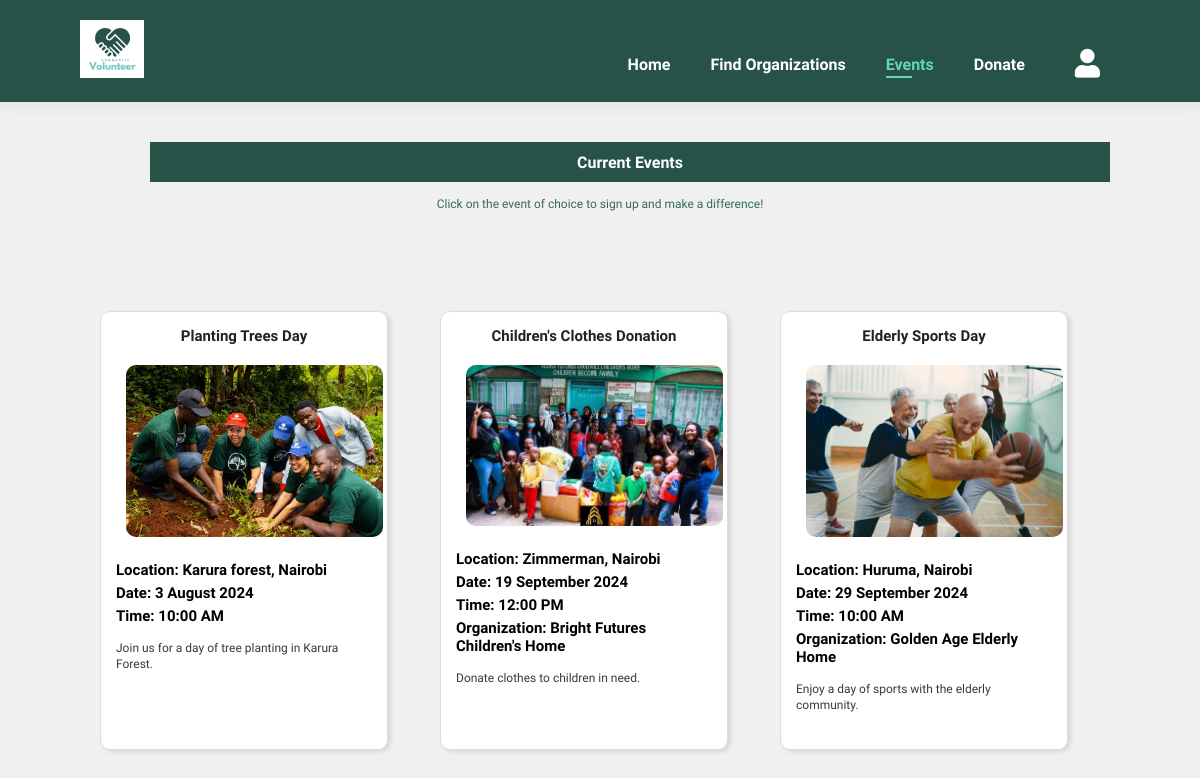
/events/, run on an earlier commit of the app's database.
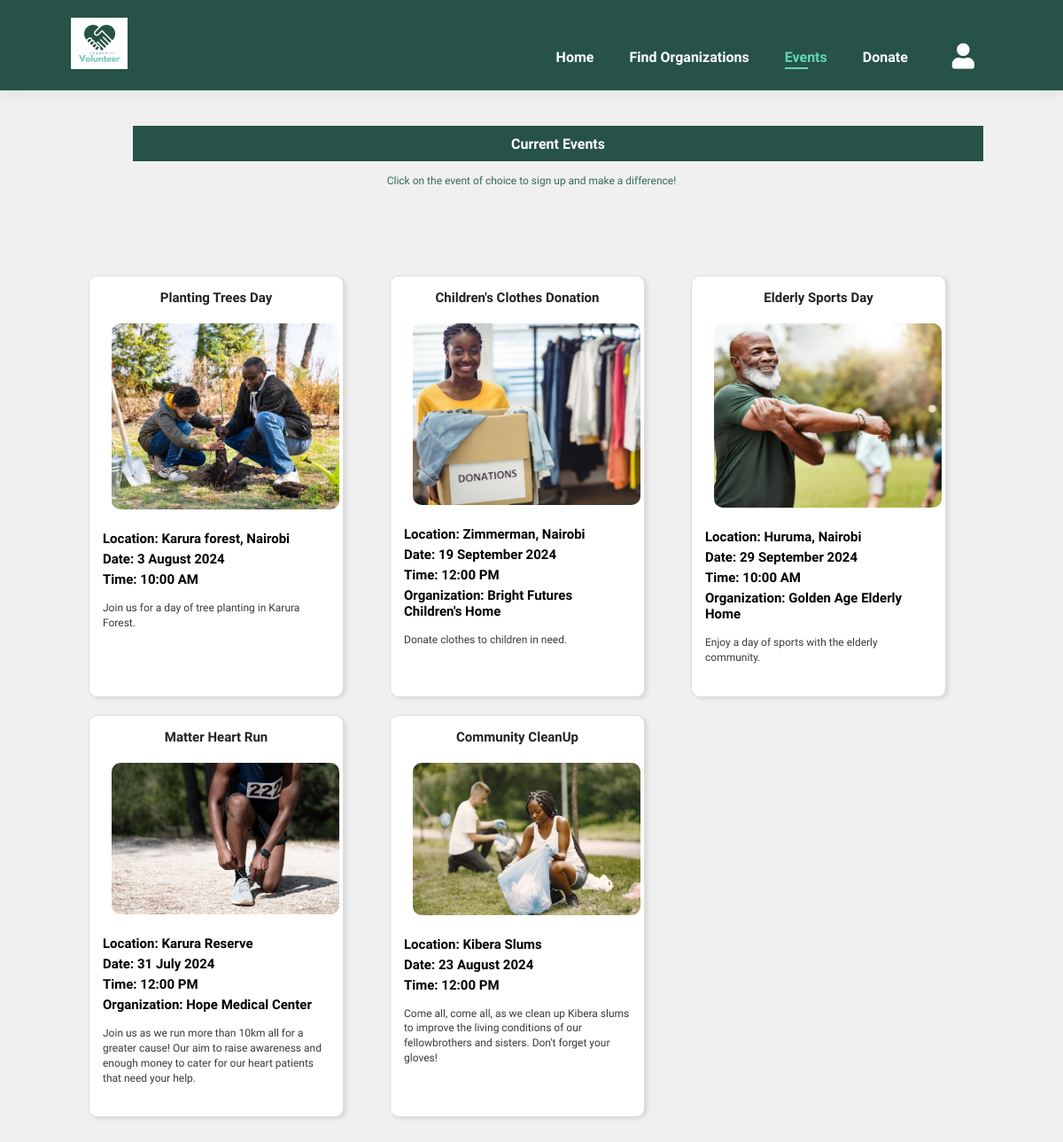
And on a later commit of the database.
### app/models.py (models this page shows, shortened)
class Event(models.Model):
    name = models.CharField(max_length=100)
    description = models.TextField()
    location = models.CharField(max_length=100)
    date_time = models.DateTimeField()
    image = models.ImageField(upload_to='event_images/')
    organization = models.ForeignKey(Organization, related_name='events', on_delete=models.CASCADE, blank=True, null=True)
    attendees_count = models.PositiveIntegerField(default=0)

class Organization(models.Model):
    ORGANIZATION_TYPES = [
        ('Elderly Homes', 'Elderly Homes'),
        ('Hospitals & Clinics', 'Hospitals & Clinics'),
        ('Children Homes', 'Children Homes'),
    ]
    name = models.CharField(max_length=100)
    description = models.TextField()
    location = models.CharField(max_length=100)
    image = models.ImageField(upload_to='organization_images/')
    type = models.CharField(max_length=25, choices=ORGANIZATION_TYPES)

### app/views.py (the view)
# urls.py: path('events/', views.events, name='events'),
def events(request):
    now = timezone.now()
    events = Event.objects.filter(date_time__gt=now)
    context = {
        'events': events,
    }
    return render(request, 'events.html', context)

### app/templates/events.html (shortened to what this page needs)
{% load static %}
<!DOCTYPE html>
<html lang="en">
<head>
    <link rel="stylesheet" href="https://cdnjs.cloudflare.com/ajax/libs/font-awesome/5.15.4/css/all.min.css" />
    <link rel="stylesheet" href="{% static 'css/home.css' %}">
    <link rel="stylesheet" href="{% static 'css/events.css' %}">
</head>
<body>
    <section id="header">
        <a href="{% url 'home' %}"><img src="{% static 'img/logo-h.png' %}" class="logo" alt=""></a>
        <div>
            <ul id="navbar">
                <li><a href="{% url 'home' %}">Home</a></li>
                <li><a href="{% url 'opportunityvolunteer' %}">Find Organizations</a></li>
                <li><a class="active" href="{% url 'events' %}">Events</a></li>
                <li><a href="{% url 'donations' %}">Donate</a></li>
                <li><a href="{% url 'profile' %}"><i class="fas fa-user"></i> </a></li>
            </ul>
        </div>
    </section>
    <section id="banner" class="section-m1">
        <div class="banner-content">
            <h4 >
                Current Events</h4>
        </div>
        <p style="text-align: center; font-weight: 500; font-size: 12px;"> Click on the event of choice to sign up and make a difference! </p>
    </section>
    <section id="events" class="section-p1">
        <div class="event-container">
            {% for event in events %}
            <div class="event" onclick="showSignupModal('{{ event.id }}')">
                <h4>{{ event.name }}</h4>
                <img src="{{ event.image.url }}" alt="{{ event.name }}">
                <div class="event-desc">
                    <h5>Location: {{ event.location }}</h5>
                    <h5>Date: {{ event.date_time|date:"j F Y" }}</h5>
                    <h5>Time: {{ event.date_time|time:"h:i A" }}</h5>
                    {% if event.organization %}
                    <h5>Organization: {{ event.organization.name }}</h5>
                    {% endif %}
                    <p>{{ event.description }}</p>
                </div>
            </div>
            {% endfor %}
        </div>
    </section>
</body>
</html>

### app/static/css/home.css (style rules this page uses)
* { margin: 0; padding: 0; box-sizing: border-box; font-family: "Spartan", sans-serif; }
html { scroll-behavior: smooth; }
h4 { font-size: 16px; color: #222; }
p { font-size: 11px; color: #465b52; margin: 15px 0 20px 0; }
.section-p1 { padding: 40px 80px; }
.section-m1 { margin: 40px 0; }
body { width: 100%; }
#header { display: flex; align-content: center; justify-content: space-between; padding: 20px 80px; background-color: #265247; box-shadow: 0 5px 15px rgb(0, 0, 0, 0.06); z-index: 999; position: sticky; top: 0; left: 0; }
#navbar { display: flex; align-items: center; justify-content: center; }
#navbar li { list-style: none; margin-top: 30px; padding: 0 20px; position: relative; }
#navbar li a { text-decoration: none; font-size: 16px; font-weight: 600; color: white; transition: 0.3s ease; }
#navbar li a:hover, #navbar li a.active { color: #64d6ba; }
#navbar li a.active::after, #navbar li a:hover::after { content: ""; width: 30%; height: 2px; background-color: #64d6ba; position: absolute; bottom: -4px; left: 20px; }
#product1 h2, p { color: #34695c; }
#banner .banner-content { display: flex; flex-direction: column; justify-content: center; align-items: center; text-align: center; background-color:#265247; opacity: 1.0; height: 40px; width: 80%; margin-left: 150px; background-size: cover; }
#banner .banner-content h4 { color: white; }
body { font-family: Arial, sans-serif; margin: 0; padding: 0; background-color: #f0f0f0; }

### app/static/css/events.css (style rules this page uses)
* { margin: 0; padding: 0; box-sizing: border-box; font-family: "Spartan", sans-serif; }
html { scroll-behavior: smooth; }
h4 { font-size: 16px; color: #222; }
p { font-size: 11px; color: #465b52; margin: 15px 0 20px 0; }
.section-p1 { padding: 40px 80px; }
.section-m1 { margin: 40px 0; }
body { width: 100%; }
#header { display: flex; align-content: center; justify-content: space-between; padding: 20px 80px; background-color: #265247; box-shadow: 0 5px 15px rgb(0, 0, 0, 0.06); z-index: 999; position: sticky; top: 0; left: 0; }
#navbar { display: flex; align-items: center; justify-content: center; }
#navbar li { list-style: none; margin-top: 30px; padding: 0 20px; position: relative; }
#navbar li a { text-decoration: none; font-size: 16px; font-weight: 600; color: white; transition: 0.3s ease; }
#navbar li a:hover, #navbar li a.active { color: #64d6ba; }
#navbar li a.active::after, #navbar li a:hover::after { content: ""; width: 30%; height: 2px; background-color: #64d6ba; position: absolute; bottom: -4px; left: 20px; }
#product1 h2, p { color: #34695c; }
#banner .banner-content { display: flex; flex-direction: column; justify-content: center; align-items: center; text-align: center; background-color:#265247; opacity: 1.0; height: 40px; width: 80%; margin-left: 150px; background-size: cover; }
#banner .banner-content h4 { color: white; }
body { font-family: Arial, sans-serif; margin: 0; padding: 0; background-color: #f0f0f0; }
.event-container { display: grid; grid-template-columns: repeat(3, 1fr); gap: 20px; margin: 20px; }
.event { background-color: #fff; border: 1px solid #ddd; border-radius: 8px; overflow: hidden; box-shadow: 0 2px 4px rgba(0, 0, 0, 0.1); transition: transform 0.2s; cursor: pointer; }
.event img { width: 100%; height: 200px; object-fit: cover; }
.event-desc { padding: 15px; }
.event h4 { margin: 0 0 10px; font-size: 1.25rem; }
.event h5 { margin: 5px 0; font-size: 1rem; }
.event p { font-size: 0.9rem; color: #555; line-height: 1.4; }

### app/templates/events.html (style rules this page uses)
#navbar li a i { font-size: 1.8em; color: #fff; margin-left: 10px; }
.event { background-color: #fff; border: 1px solid #ddd; border-radius: 10px; overflow: hidden; box-shadow: 3px 2px 4px rgba(0, 0, 0, 0.1); transition: transform 0.2s; cursor: pointer; width: 90%; }
.event img { width: 90%; height: auto; object-fit: cover; border-radius: 10px; margin-top: 10px; margin-left: 25px; }
.event-desc { padding: 15px; }
.event h4 { margin: 15px 0 10px; font-size: 15px; font-weight: 700; text-align: center; }
.event h5 { margin: 5px 0; font-size: 15px; }
.event p { font-size: 12px; color: #3a3939; line-height: 1.4; }

What changed in the data, as far as the page shows it:
changed Event "Planting Trees Day": image: a different picture
changed Event "Children's Clothes Donation": image: a different picture
changed Event "Elderly Sports Day": image: a different picture
added Event: name "Matter Heart Run", image (picture), location "Karura Reserve", date_time "31 July 2024", date_time "12:00 PM", organization.name "Hope Medical Center", description "Join us as we run more than 10km all for a greater cause! Our aim to raise awareness and enough money to cater for our heart patients that need your help."
added Event: name "Community CleanUp", image (picture), location "Kibera Slums", date_time "23 August 2024", date_time "12:00 PM", description "Come all, come all, as we clean up Kibera slums to improve the living conditions of our fellowbrothers and sisters. Don't forget your gloves!"
